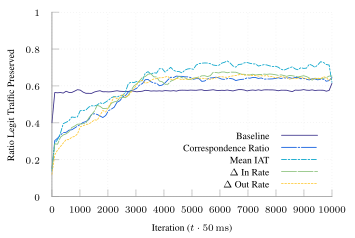

The gnuplot source for this figure:
set terminal tikz standalone color size 9cm,6cm font '\scriptsize' preamble '\usepackage{microtype} \usepackage{times} \usepackage[T1]{fontenc} \usepackage{siunitx}\sisetup{detect-all}'
set output "ftprep-cap-good-2.tex"

load "parula.pal"

set style line 102 lc rgb '#a0a0a0' lt 1 lw 1
set border ls 102
set colorbox border 102
set key textcolor rgb "black"
set tics textcolor rgb "black"
set label textcolor rgb "black"

set border 3
set grid x y
set xtics nomirror
set ytics nomirror

#set key autotitle columnhead
set datafile separator ","

set xlabel "Iteration ($t \\cdot{} \\SI{50}{\\milli\\second}$)"
set ylabel "Ratio Legit Traffic Preserved"

set yrange [0.0:1.0]
set key inside bottom right

plot '../results/baseline-2-avg.csv' u 1:3 w lines smooth sbezier title "Baseline" dt 1, \
     '../results/ft-cap-f4-avg.csv' u 1:3 w lines smooth sbezier title "Correspondence Ratio" ls 2 dt (18,2,2,2), \
     '../results/ft-cap-f5-avg.csv' u 1:3 w lines smooth sbezier title "Mean IAT" ls 4 dt (6,2,2,2), \
     '../results/ft-cap-f6-avg.csv' u 1:3 w lines smooth sbezier title "$\\Delta{}$ In Rate" ls 6 dt (18,2), \
     '../results/ft-cap-f7-avg.csv' u 1:3 w lines smooth sbezier title "$\\Delta{}$ Out Rate" ls 8 dt (2,2)
